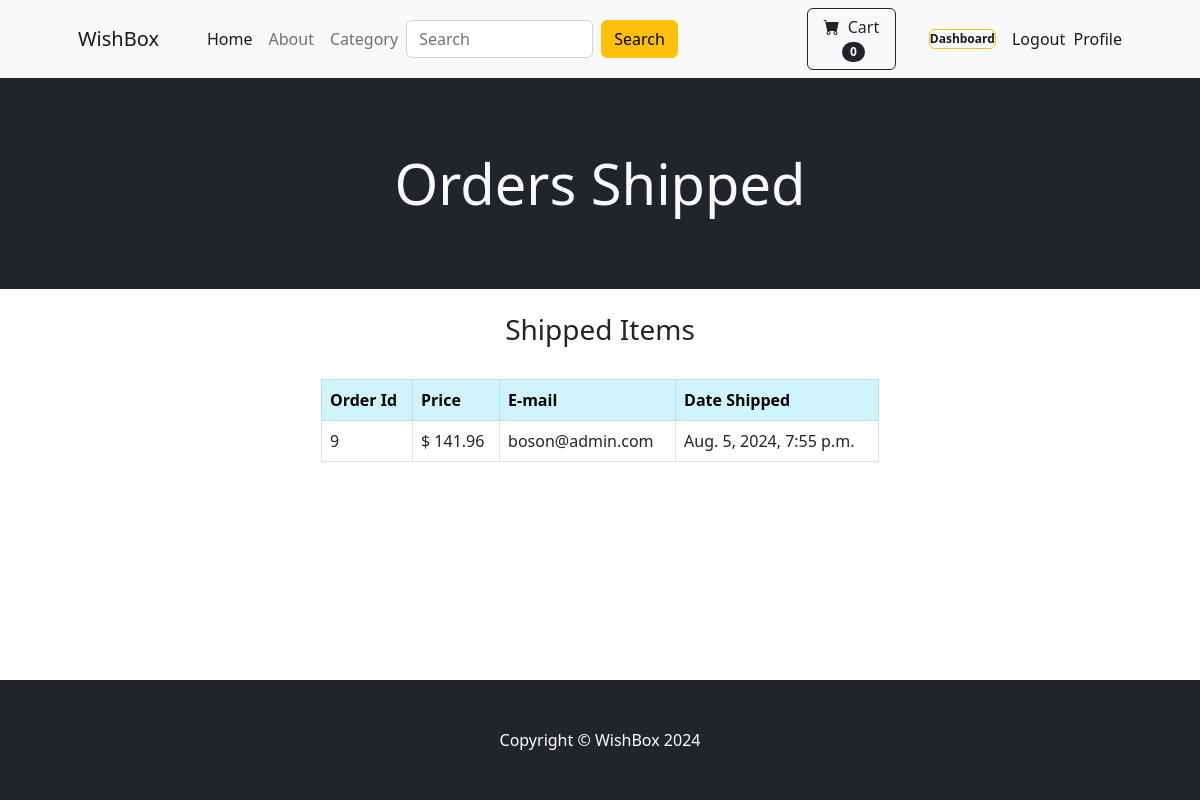
Page /payment_app/order_shipped/ (signed in) on the committed database.
### payment_app/models.py (models this page shows, shortened)
class Order(models.Model):
    user = models.ForeignKey(User, on_delete=models.CASCADE, blank=True, null=True)
    full_name = models.CharField(max_length=50)
    phone = models.CharField(max_length=15)
    email = models.EmailField(max_length=15)
    shipping_address = models.TextField(max_length=20000)
    amount_paid = models.DecimalField(max_digits=7, decimal_places=2)
    date_ordered = models.DateTimeField(auto_now_add=True)
    shipped = models.BooleanField(default=False)
    shipped_date = models.DateTimeField(blank=True, null=True)

### payment_app/views.py (the view)
# urls.py: path('order_shipped/', views.order_shipped, name='order_shipped'),
def order_shipped(request):
    if request.user.is_authenticated and request.user.is_superuser:
        orders = Order.objects.filter(shipped=True)
        return render(request, "payment_app/order_shipped.html", {"orders":orders})
    else:
        messages.success(request, "Access denied!")
        return redirect('home')

### cart/cart.py (called while the page is built)
    def __len__(self):
        return len(self.cart)

### cart/context_processors.py (called while the page is built)
def cart(request):
    return {'cart': Cart(request)}

### payment_app/templates/payment_app/order_shipped.html (shortened to what this page needs)
{% extends "base.html" %}
{% load static %}
{% block content %}
    <header class="bg-dark py-5">
        <div class="container px-4 px-lg-5 my-4">
            <div class="text-center text-light">
                <h1 class="display-4">Orders Shipped</h1>
            </div>
        </div>
    </header>
    <br>
    <div class="container">
        <div class="row">
            <center>
                <div class="col-md-6">
                    <h3>Shipped Items</h3>
                    <br>
                    <table class="table table-bordered table-hover">
                        <thead class="table-info">
                          <tr>
                            <th scope="col">Order Id</th>
                            <th scope="col">Price</th>
                            <th scope="col">E-mail</th>
                            <th scope="col">Date Shipped</th>
                          </tr>
                        </thead>
                        <tbody>
                            {% for item in orders %}
                            <tr data-url="{% url 'orders' item.id %}">
                                <td>{{ item.id }}</td>
                                <td>$ {{ item.amount_paid }}</td>
                                <td>{{ item.email }}</td>
                                <td>{{ item.shipped_date }}</td>
                              </tr>
                            {% endfor %}
                        </tbody>
                      </table>
                </div>
            </center>
        </div>
    </div>
{% endblock %}

### rows in the picture
Order: id "9", amount_paid "141.96", email "boson@admin.com", shipped_date "Aug. 5, 2024, 7:55 p.m."

### other values in the picture
{{ cart|length }} "0"
